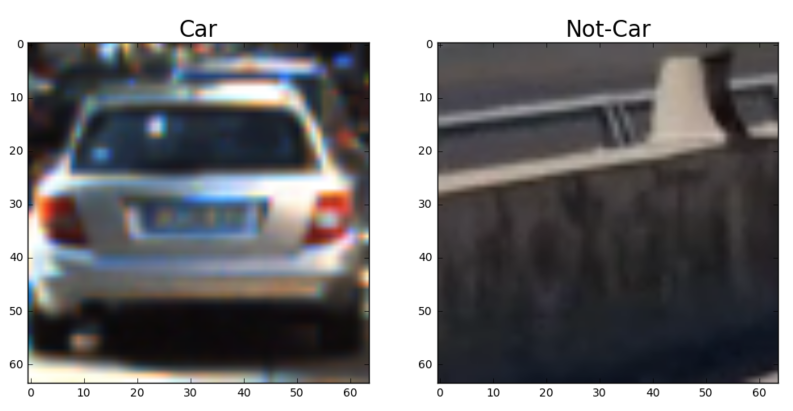
#> input picture CarND-Vehicle-Detection/examples/car_not_car.png, 1586 x 822 px (shown at 1/2 size)
$ python -i process_video.py   (imports and definitions only)   (older library calls are emulated)
#> lines starting #> are read from the running program, lines starting #| are printed output that depends on the picture
### CarND-Vehicle-Detection/lesson_functions.py
import matplotlib.image as mpimg
import numpy as np
import cv2
from skimage.feature import hog


# [7 lines left out: function convert_color, not called in this run]

# Define a function to return HOG features and visualization
def get_hog_features(img, orient, pix_per_cell, cell_per_block,
                        vis=False, feature_vec=True):
    # Call with two outputs if vis==True
    if vis == True:
        features, hog_image = hog(img, orientations=orient,
                                  pixels_per_cell=(pix_per_cell, pix_per_cell),
                                  cells_per_block=(cell_per_block, cell_per_block),
                                  transform_sqrt=False,
                                  visualise=vis, feature_vector=feature_vec)
        return features, hog_image
    # Otherwise call with one output
    else:
        features = hog(img, orientations=orient,
                       pixels_per_cell=(pix_per_cell, pix_per_cell),
                       cells_per_block=(cell_per_block, cell_per_block),
                       transform_sqrt=False,
                       visualise=vis, feature_vector=feature_vec)
        return features

# Define a function to compute binned color features
def bin_spatial(img, size=(32, 32)):
    # # Use cv2.resize().ravel() to create the feature vector
    # features = cv2.resize(img, size).ravel()
    # # Return the feature vector
    # return features
    color1 = cv2.resize(img[:,:,0], size).ravel()
    color2 = cv2.resize(img[:,:,1], size).ravel()
    color3 = cv2.resize(img[:,:,2], size).ravel()
    return np.hstack((color1, color2, color3))

# Define a function to compute color histogram features
# NEED TO CHANGE bins_range if reading .png files with mpimg!
def color_hist(img, nbins=32, bins_range=(0, 256)):
    # Compute the histogram of the color channels separately
    channel1_hist = np.histogram(img[:,:,0], bins=nbins, range=bins_range)
    channel2_hist = np.histogram(img[:,:,1], bins=nbins, range=bins_range)
    channel3_hist = np.histogram(img[:,:,2], bins=nbins, range=bins_range)
    # Concatenate the histograms into a single feature vector
    hist_features = np.concatenate((channel1_hist[0], channel2_hist[0], channel3_hist[0]))
    # Return the individual histograms, bin_centers and feature vector
    return hist_features

# Define a function to extract features from a list of images
# Have this function call bin_spatial() and color_hist()
def extract_features(imgs, color_space='RGB', spatial_size=(32, 32),
                        hist_bins=32, orient=9,
                        pix_per_cell=8, cell_per_block=2, hog_channel=0,
                        spatial_feat=True, hist_feat=True, hog_feat=True):
    # Create a list to append feature vectors to
    features = []
    # Iterate through the list of images
    for file in imgs:
        file_features = []
        # Read in each one by one
        image = mpimg.imread(file)
        # apply color conversion if other than 'RGB'
        if color_space != 'RGB':
            if color_space == 'HSV':
                feature_image = cv2.cvtColor(image, cv2.COLOR_RGB2HSV)
            elif color_space == 'LUV':
                feature_image = cv2.cvtColor(image, cv2.COLOR_RGB2LUV)
            elif color_space == 'HLS':
                feature_image = cv2.cvtColor(image, cv2.COLOR_RGB2HLS)
            elif color_space == 'YUV':
                feature_image = cv2.cvtColor(image, cv2.COLOR_RGB2YUV)
            elif color_space == 'YCrCb':
                feature_image = cv2.cvtColor(image, cv2.COLOR_RGB2YCrCb)
        else: feature_image = np.copy(image)

        if spatial_feat == True:
            spatial_features = bin_spatial(feature_image, size=spatial_size)
            file_features.append(spatial_features)
        if hist_feat == True:
            # Apply color_hist()
            hist_features = color_hist(feature_image, nbins=hist_bins)
            file_features.append(hist_features)
        if hog_feat == True:
        # Call get_hog_features() with vis=False, feature_vec=True
            if hog_channel == 'ALL':
                hog_features = []
                for channel in range(feature_image.shape[2]):
                    hog_features.append(get_hog_features(feature_image[:,:,channel],
                                        orient, pix_per_cell, cell_per_block,
                                        vis=False, feature_vec=True))
                hog_features = np.ravel(hog_features)
            else:
                hog_features = get_hog_features(feature_image[:,:,hog_channel], orient,
                            pix_per_cell, cell_per_block, vis=False, feature_vec=True)
            # Append the new feature vector to the features list
            file_features.append(hog_features)
        features.append(np.concatenate(file_features))
    # Return list of feature vectors
    return features

# Define a function that takes an image,
# start and stop positions in both x and y,
# window size (x and y dimensions),
# and overlap fraction (for both x and y)
def slide_window(img_shape, x_start_stop=[None, None], y_start_stop=[None, None],
                    xy_window=(64, 64), xy_overlap=(0.5, 0.5)):
    # If x and/or y start/stop positions not defined, set to image size
    if x_start_stop[0] == None:
        x_start_stop[0] = 0
    if x_start_stop[1] == None:
        x_start_stop[1] = img_shape[1]
    if y_start_stop[0] == None:
        y_start_stop[0] = 0
    if y_start_stop[1] == None:
        y_start_stop[1] = img_shape[0]
    # Compute the span of the region to be searched
    xspan = x_start_stop[1] - x_start_stop[0]
    yspan = y_start_stop[1] - y_start_stop[0]
    # Compute the number of pixels per step in x/y
    nx_pix_per_step = np.int(xy_window[0]*(1 - xy_overlap[0]))
    ny_pix_per_step = np.int(xy_window[1]*(1 - xy_overlap[1]))
    # Compute the number of windows in x/y
    nx_windows = np.int(xspan/nx_pix_per_step) - 1
    ny_windows = np.int(yspan/ny_pix_per_step) - 1
    # Initialize a list to append window positions to
    window_list = []
    # Loop through finding x and y window positions
    # Note: you could vectorize this step, but in practice
    # you'll be considering windows one by one with your
    # classifier, so looping makes sense
    for ys in range(ny_windows):
        for xs in range(nx_windows):
            # Calculate window position
            startx = xs*nx_pix_per_step + x_start_stop[0]
            endx = startx + xy_window[0]
            starty = ys*ny_pix_per_step + y_start_stop[0]
            endy = starty + xy_window[1]

            # Append window position to list
            window_list.append(((startx, starty), (endx, endy)))
    # Return the list of windows
    return window_list

# Define a function to draw bounding boxes
# [40 lines left out: functions draw_boxes, add_heat, apply_threshold, draw_labeled_bboxes, not called in this run]

### CarND-Vehicle-Detection/process_video.py
import matplotlib.image as mpimg
import matplotlib.pyplot as plt
import numpy as np
import cv2
import glob
import time
from sklearn.svm import LinearSVC
from sklearn.preprocessing import StandardScaler
from skimage.feature import hog
from lesson_functions import *
# NOTE: the next import is only valid for scikit-learn version <= 0.17
# for scikit-learn >= 0.18 use:
# from sklearn.model_selection import train_test_split
from sklearn.cross_validation import train_test_split

# Define a function to extract features from a single image window
# This function is very similar to extract_features()
# just for a single image rather than list of images
def single_img_features(img, color_space='RGB', spatial_size=(32, 32),
                        hist_bins=32, orient=9,
                        pix_per_cell=8, cell_per_block=2, hog_channel=0,
                        spatial_feat=True, hist_feat=True, hog_feat=True):
    #1) Define an empty list to receive features
    img_features = []
    #2) Apply color conversion if other than 'RGB'
    if color_space != 'RGB':
        if color_space == 'HSV':
            feature_image = cv2.cvtColor(img, cv2.COLOR_RGB2HSV)
        elif color_space == 'LUV':
            feature_image = cv2.cvtColor(img, cv2.COLOR_RGB2LUV)
        elif color_space == 'HLS':
            feature_image = cv2.cvtColor(img, cv2.COLOR_RGB2HLS)
        elif color_space == 'YUV':
            feature_image = cv2.cvtColor(img, cv2.COLOR_RGB2YUV)
        elif color_space == 'YCrCb':
            feature_image = cv2.cvtColor(img, cv2.COLOR_RGB2YCrCb)
    else: feature_image = np.copy(img)
    #3) Compute spatial features if flag is set
    if spatial_feat == True:
        spatial_features = bin_spatial(feature_image, size=spatial_size)
        #4) Append features to list
        img_features.append(spatial_features)
    #5) Compute histogram features if flag is set
    if hist_feat == True:
        hist_features = color_hist(feature_image, nbins=hist_bins)
        #6) Append features to list
        img_features.append(hist_features)
    #7) Compute HOG features if flag is set
    if hog_feat == True:
        if hog_channel == 'ALL':
            hog_features = []
            for channel in range(feature_image.shape[2]):
                hog_features.extend(get_hog_features(feature_image[:,:,channel],
                                    orient, pix_per_cell, cell_per_block,
                                    vis=False, feature_vec=True))
        else:
            hog_features = get_hog_features(feature_image[:,:,hog_channel], orient,
                        pix_per_cell, cell_per_block, vis=False, feature_vec=True)
        #8) Append features to list
        img_features.append(hog_features)

    #9) Return concatenated array of features
    return np.concatenate(img_features)

# Define a function you will pass an image
# and the list of windows to be searched (output of slide_windows())
# [29 lines left out: function search_windows, not called in this run]


# [13 lines of commented-out code are left out]
cars = glob.glob('training_pics/vehicles/**/*.png')
notcars = glob.glob('training_pics/non-vehicles/**/*.png')

# Check that arrays are not empty
# [2 lines not run here, left out]


# [9 lines of commented-out code are left out]

### TODO: Tweak these parameters and see how the results change.
color_space = 'YCrCb' # Can be RGB, HSV, LUV, HLS, YUV, YCrCb
orient = 9  # HOG orientations
pix_per_cell = 8 # HOG pixels per cell
cell_per_block = 2 # HOG cells per block
hog_channel = "ALL" # Can be 0, 1, 2, or "ALL"
spatial_size = (32, 32) # Spatial binning dimensions
hist_bins = 32    # Number of histogram bins
spatial_feat = True # Spatial features on or off
hist_feat = True # Histogram features on or off
hog_feat = True # HOG features on or off
y_start_stop = [400, 656] # Min and max in y to search in slide_window()

car_features = extract_features(cars, color_space=color_space,
                        spatial_size=spatial_size, hist_bins=hist_bins,
                        orient=orient, pix_per_cell=pix_per_cell,
                        cell_per_block=cell_per_block,
                        hog_channel=hog_channel, spatial_feat=spatial_feat,
                        hist_feat=hist_feat, hog_feat=hog_feat)
notcar_features = extract_features(notcars, color_space=color_space,
                        spatial_size=spatial_size, hist_bins=hist_bins,
                        orient=orient, pix_per_cell=pix_per_cell,
                        cell_per_block=cell_per_block,
                        hog_channel=hog_channel, spatial_feat=spatial_feat,
                        hist_feat=hist_feat, hog_feat=hog_feat)

X = np.vstack((car_features, notcar_features)).astype(np.float64)
# Fit a per-column scaler
# [1 line that did not run here, left out]
# Apply the scaler to X
# [1 line that did not run here, left out]

# Define the labels vector
y = np.hstack((np.ones(len(car_features)), np.zeros(len(notcar_features))))


# Split up data into randomized training and test sets
rand_state = np.random.randint(0, 100)
# [2 lines that did not run here, left out]

# [3 lines not run here, left out]
# Use a linear SVC
svc = LinearSVC()
# Check the training time for the SVC
t=time.time()
# [1 line not run here, left out]
t2 = time.time()
# [3 lines not run here, left out]
# Check the prediction time for a single sample
t=time.time()

def create_windows(pyramid, image_size):
#> called with image_size = (720, 1280)
    output = []
    for w_size, y_lims in pyramid:
        windows = slide_window(image_size, x_start_stop=[700, 1280], y_start_stop=y_lims,
                        xy_window=w_size, xy_overlap=(0.5, 0.5))
        output.extend(windows)
    return output

pyramid = [
            # ((64, 64),  [400, 500]),
            ((96, 64),  [400, 500]),
           # ((96, 96),  [400, 500]),
           ((128, 64), [400, 500]),
           # ((128, 128),[450, 578]),
           ((192, 128),[450, 650]),
#             ((256, 256),[450, None])
      ]

# pyramid = [
#            ((96, 96),  [400, 500])
#            # ((128, 128),[450, 578]),
#            # ((192, 192),[450, None]),
# #             ((256, 256),[450, None])
#       ]
image_size = (720, 1280)
windows = create_windows(pyramid, image_size)


# Define a single function that can extract features using hog sub-sampling and make predictions
# [71 lines left out: function find_cars, not called in this run]

ystart = 400
ystop = 656
scale = 1.5


# [4 lines left out: function process_image_draw, not called in this run]

history_window_one = None
history_window_two = None

# [138 lines left out: functions get_labeled_bboxes, add_heat_val, process_image, process_image_raw, not called in this run]


# Import everything needed to edit/save/watch video clips
from moviepy.editor import VideoFileClip
# from IPython.display import HTML
# [1 line that did not run here, left out]
# [7 lines of commented-out code are left out]

white_output = 'white.mp4'
# clip1 = VideoFileClip("solidWhiteRight.mp4").subclip(t_start=0)
#clip1 = VideoFileClip("solidWhiteRight.mp4").subclip(t_start=8.32)
# [1 line that did not run here, left out]
# [1 line not run here, left out]

>>> import cv2
>>> picture = cv2.cvtColor(cv2.imread('examples/car_not_car.png'), cv2.COLOR_BGR2RGB)
>>> result = single_img_features(picture)
#> in bin_spatial, `color1 = cv2.resize(img[:,:,0], size).ravel()`: color1 = 1024 values, max 255 at index 0, min 7 at index 72, mean 127.2
#> in bin_spatial, `color2 = cv2.resize(img[:,:,1], size).ravel()`: color2 = 1024 values, max 255 at index 0, min 7 at index 72, mean 126.6
#> in bin_spatial, `color3 = cv2.resize(img[:,:,2], size).ravel()`: color3 = 1024 values, max 255 at index 0, min 7 at index 72, mean 128.4
#> in single_img_features, `spatial_features = bin_spatial(feature_image, size=spatial_size)`: spatial_features = 3072 values, max 255 at index 0, min 7 at index 72, mean 127.4
#> in color_hist, `hist_features = np.concatenate((channel1_hist[0], channel2_hist[0], ch..`: hist_features = 96 values, max 361203 at index 31, min 1667 at index 32, mean 40740.4
#> in get_hog_features, `features = hog(img, orientations=orient, pixels_per_cell=(pix_per_cell..`:
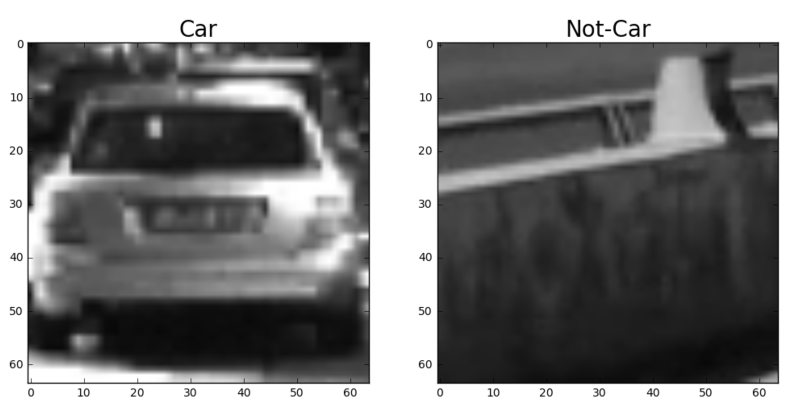
#> img: shape (822, 1586) (shown at 1/2 size); min 0, max 255, mean 124.9
